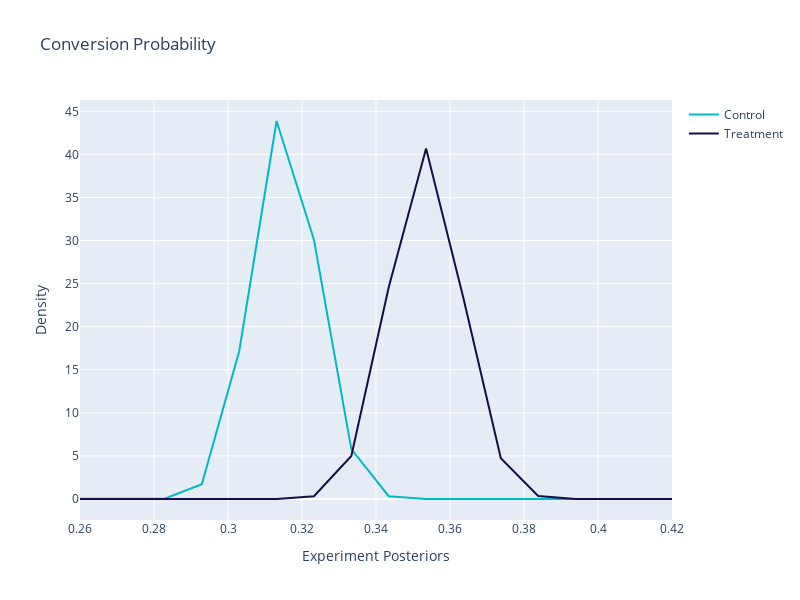

The code cell stored with this chart in its notebook:
### Code cell
fig = go.Figure()

fig.add_trace(
    go.Line(
        x = x,
        y = control.pdf(x),
        line_color = bolttech_colors['cyan_dark'],
        name = 'Control'
    )
)

fig.add_trace(
    go.Line(
        x = x,
        y = treatment.pdf(x),
        line_color = bolttech_colors['blue_dark'],
        name = 'Treatment'
    )
)


# fig.add_trace(go.Line(x = xB, y = yB, line_color = bolttech_colors['yellow_dark'], name = 'Alternative'))
# fig.add_trace(go.Line(x = xC, y = yC, line_color = bolttech_colors['cyan_medium'], fill = 'toself', line_width = 0.01, name = 'Statistical Power'))
# fig.add_trace(go.Line(x = xD, y = yD, line_color = bolttech_colors['yellow_light'], fill = 'toself', line_width = 0.01, name = 'Beta Area'))
# fig.add_trace(go.Line(x = xE, y = yE, line_color = bolttech_colors['grey_dark'], fill = 'toself', line_width = 0.01, name = 'Alpha Area'))

fig.update_layout(
    width = 800,
    height = 600,
    title="Conversion Probability",
    xaxis_title="Experiment Posteriors",
    yaxis_title="Density",
    showlegend= True,
#     yaxis_range=[-4,4],
    xaxis_range=[0.26, 0.42]
)

# fig.add_vline(x=upper_boundA, line_width=2, line_dash="dash", line_color="grey")
# fig.add_annotation(align = 'left', showarrow=False, x = 0.04, y = yB.max() * 0.95, text = 'Statistical Power: {0:.1f} %'.format((1 - scs.norm(pB, sB).cdf(upper_boundA)) * 100))
# fig.add_annotation(align = 'left', showarrow=False, x = 0.04, y = yB.max() * 0.85, text = 'Beta Level       : {0:.1f} %'.format((scs.norm(pB, sB).cdf(upper_boundA)) * 100))
# fig.add_annotation(align = 'left', showarrow=False, x = 0.04, y = yB.max() * 0.75, text = 'Alpha Level       : {0:.1f} %'.format((1- scs.norm(pA, sA).cdf(upper_boundA)) * 100))
